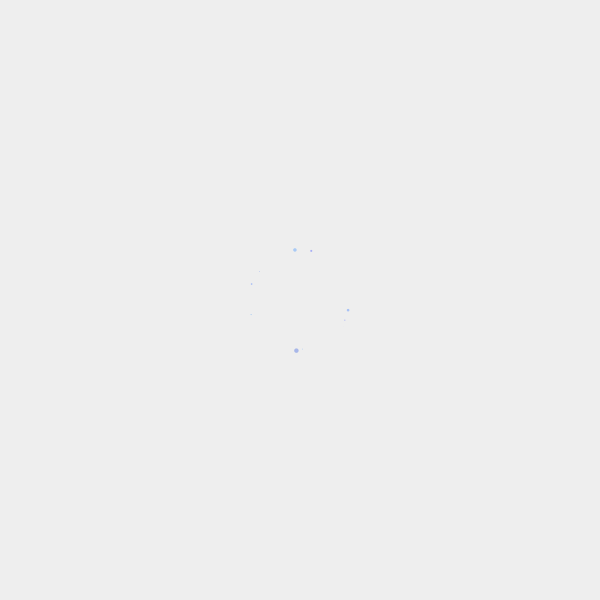
Frame 1 (no input)
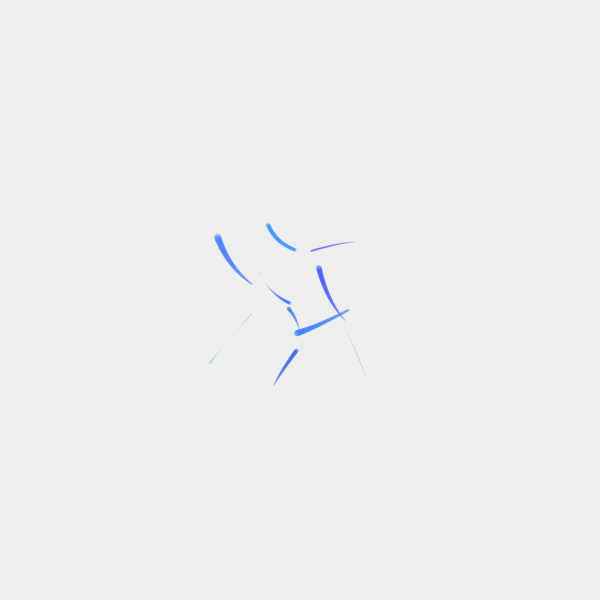
Frame 60 (the mouse pressed at the canvas centre just before this capture)
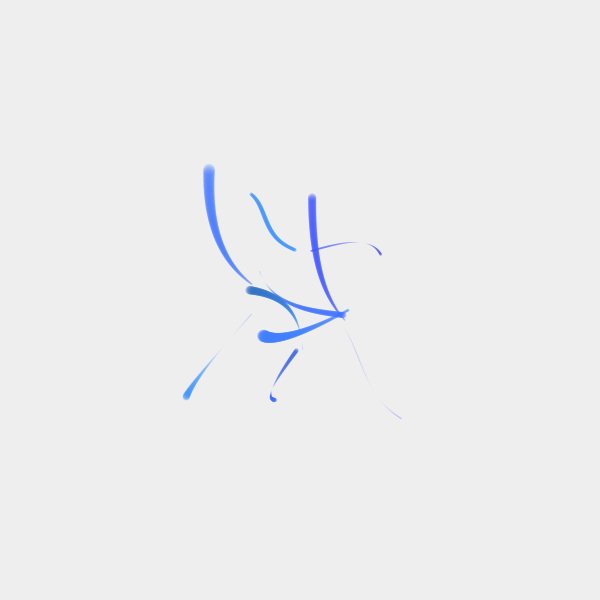
Frame 120 (the mouse held since frame 60 and released just before this capture)

The Processing sketch that drew these frames (run headless with seeded random() and noise(); from frame 60 on, the mouse is pressed at the canvas centre):

// Processing sketch: dm_12
// ── dm_12.pde
//Drawing-machine #12///Alejandro González///60rpm.tv///Dominio Púbico//////////
////////////////////////////////////////////////////////////////////////////////
//platonic particles moving as shadows of a true world,/////////////////////////
//revolving seeking the light of truth && finding the flames of death instead///
////////////////////////////////////////////////////////////////////////////////
 
int
CM_R=360,      //colorMode Range
C_R=30,        //color range
N=10;          //number of particles
boolean
zzz=false;     //sleeping boolean to toggle the loop
 
Bunch bunch;   //the group of pencils
 
void setup(){
  size(600,600);
  //fill(0);
  //rect(0,0,width,height);
  colorMode(HSB,CM_R);
  background(#eeeeee);
  smooth();
  noStroke();
  bunch = new Bunch(N,50,300,int(random(CM_R-C_R)),width/2,height/2,0);
}
 
void draw (){
  
  //fill(0,2);
  //rect(0,0,width,height);
  
  if (!zzz){
    bunch.update();
    bunch.display();
  }
}
 
void keyPressed(){
  if      (key=='s') setup();
  else if (key=='z') zzz=!zzz;
}


// ── Bunch.pde

//Bunch class//A really simple class for packing all particles together//
/////////////////////////////////////////////////////////////////////////
//Don know what to comment here... really as-it-is///////////////////////
/////////////////////////////////////////////////////////////////////////
 
 
class Bunch {
   
  ArrayList<Pencil> pencils;   //bunch of pencils
   
  //Contructor
  Bunch (int n,int minRad,int maxRad,int refHue,int x,int y,int z){
    pencils= new ArrayList<Pencil>();
    for(int i=0;i<n;i++){
      pencils.add(new Pencil(new PVector(x,y,z),refHue,minRad,maxRad));
    }
  }
   
  void update(){
    for (Pencil cur:pencils){
      cur.update(pencils); 
    }
  }
   
  void display(){
    for (Pencil cut:pencils){
      cut.display();
    }
  }
   
}    
// ── Pencil.pde
//Pencil class//A simple pencil class, guided by some fake physics//////////////
////////////////////////////////////////////////////////////////////////////////
//They live on a tridimensional world but they are projected onto our canvas,///
//this way we can play with more parameters and nice stuff, keeping the nicer///
//full anti-aliased rendering of Java2D/////////////////////////////////////////
////////////////////////////////////////////////////////////////////////////////
 
 
class Pencil {
    float
    z,               //z of the pencil
    c_rad=.1,        //this coeficient adjusts size of pencils
    h,               //hue of pencil
    d,               //diameter of pencil
    rF=.01,          //coeficient to adjust rotation forces
    gF=5e-4;         //coeficient to adjust gravity forces
    PVector
    o,               //center of the space
    l,               //location
    s,               //speed
    a;               //acceleration
    int
    maxRad,          //maximum distance to center allowed
    minRad,          //minimum distribution radius
    pHue;            //pencil hue
     
 
    //CONSTRUCTOR
    Pencil(PVector o,int refHue,int minRad,int maxRad){
      this.o=o;
      this.maxRad=maxRad;
      this.minRad=minRad;
      reset(o);
      pHue= floor(random(refHue,refHue+C_R));
    }
     
    //METHODS
    void reset(PVector o){
      float alfa=random(TWO_PI);
      //at the beginning, we distribute randomly the pencils over a sphere of minimum radius
      l=new PVector(o.x+(minRad*cos(alfa)),o.y+(minRad*sin(alfa)),o.z+(minRad*random(-1,1)));
      //random initial speed and null acceleration
      s=new PVector(random(-1,1),random(-1,1),random(-1,1));
      a=new PVector(0,0,0);
      //initial diameter (diameter will be mapped to z)
      d=l.z*c_rad;
    }
   
    void display(){
      float k=norm(PVector.dist(l,o),maxRad,0);
      //basically, here we map brightness to z to get smooth transitions and simulate some volume,
      //and we map alfa to distance to center, to get a richer ambient and a smooth
      //transition in the border
      fill(pHue,CM_R*.75,CM_R-l.z,k*(CM_R/2));
      ellipse(l.x,l.y,d,d); 
    }
   
    void update(ArrayList<Pencil> pencils){
      //we oppose here two forces: one of rotation (r) and one of attraction to center (g)
      a.add(PVector.mult(r(pencils),rF));
      a.add(PVector.mult(g(),gF));
      s.add(a);
      a.mult(0);
      l.add(s); 
      d=l.z*c_rad; //update diameter and
      //if we go beyond the border, start again
      checkBorderToAbyssOfDeathAndReincarnation();
    }
     
    PVector getL() {return l;}
     
    void checkBorderToAbyssOfDeathAndReincarnation(){
      if(PVector.dist(l,o)>=maxRad) reset(o);
    }
   
    PVector g(){
      //pretty straight-forward: attract particles to center
      PVector force=PVector.sub(o,l);
      force.normalize();
      return force;
    }
   
    PVector r(ArrayList<Pencil> pencils){
       PVector totalForce=new PVector(0,0);
       for (Pencil current:pencils){
         //cross product has to do with rotations and it's an important part
         //of electromagnetic field ecuations;
         //here these rotations depend on the position of particles surrounding
         PVector force=s.cross(PVector.add(current.getL(),l));
         totalForce.add(force);
       }
       totalForce.normalize();
       return totalForce;
    }
  }
